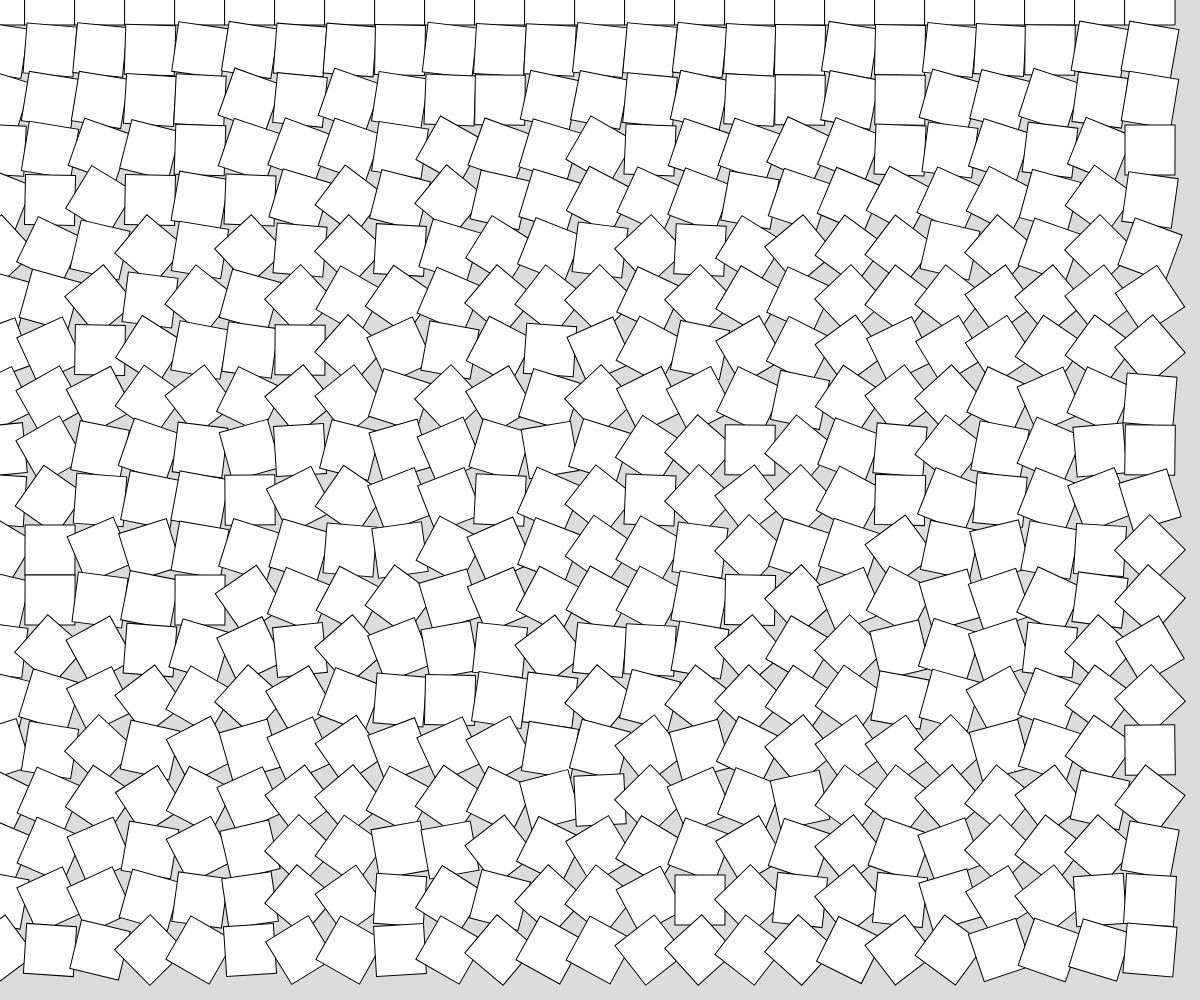
Frame 1 (no input)
Frame 60 (no input): identical to frame 1, image omitted
Frame 120 (the mouse pressed at the canvas centre since frame 60): identical to frame 1, image omitted

The p5.js sketch that drew this single still picture (run headless with seeded random() and noise() and a simulated clock; from frame 60 on, the mouse is pressed at the canvas centre):

// p5.js sketch
// ── sketch.js
// Cubic disarray Demo
// March 7, 2023

let boxes = [];

function setup() {
  createCanvas(windowWidth, windowHeight);
  rectMode(CENTER);
  angleMode(DEGREES);

  for (let y = 0; y < height; y += 50) {
    for (let x = 0; x < width; x += 50) {
      spawnBox(x, y, 50, random(y*0.2));
    }
  }
}



function draw() {
  background(220);

  for (let i = 0; i < boxes.length; i ++){
    displayBox(boxes[i]);
  }
}

function displayBox(myBox) {
  push(); //saving the transformation matrix
  translate(myBox.x, myBox.y);
  rotate(myBox.rotation);
  square(0, 0, myBox.size);
  pop(); //reseting the transformation matrix
}

function spawnBox(theX, theY, theSize, howRotated) {
  let someBox = {
    x: theX,
    y: theY,
    size: theSize,
    rotation: howRotated,
  };
  boxes.push(someBox);
}
